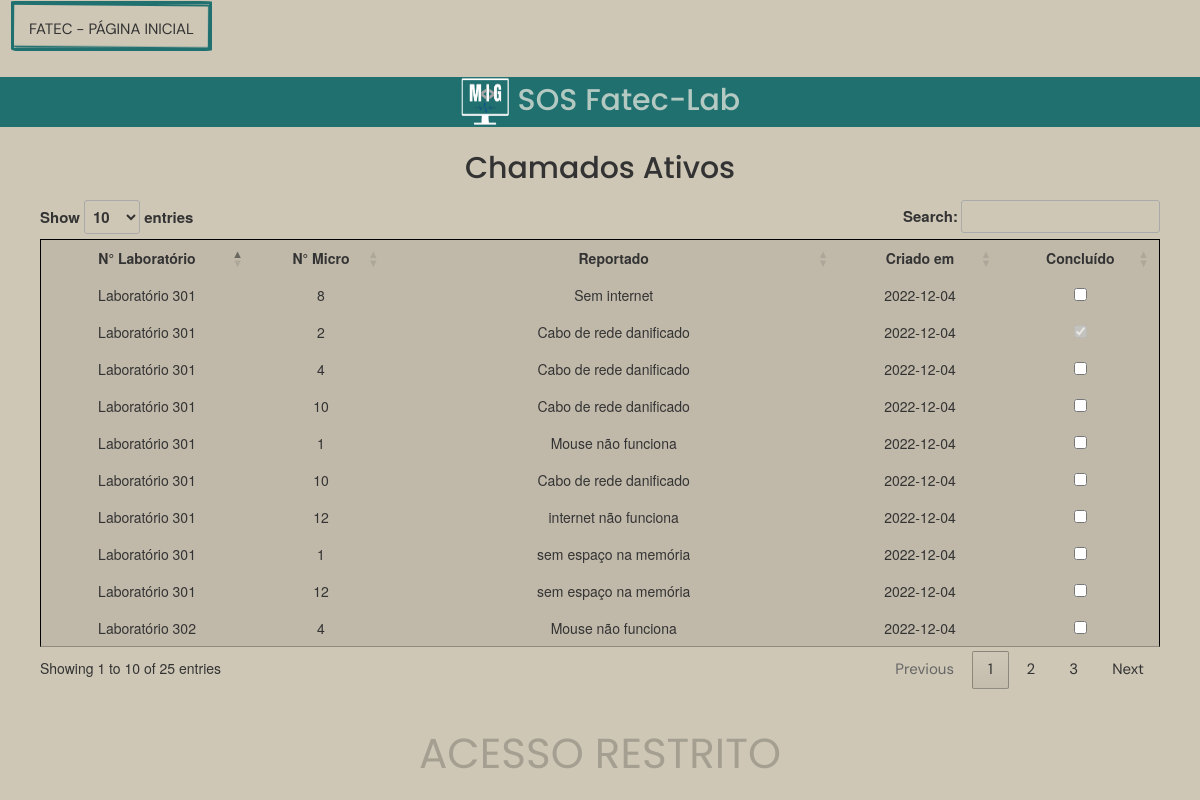
/all/, run on an earlier commit of the app's database.
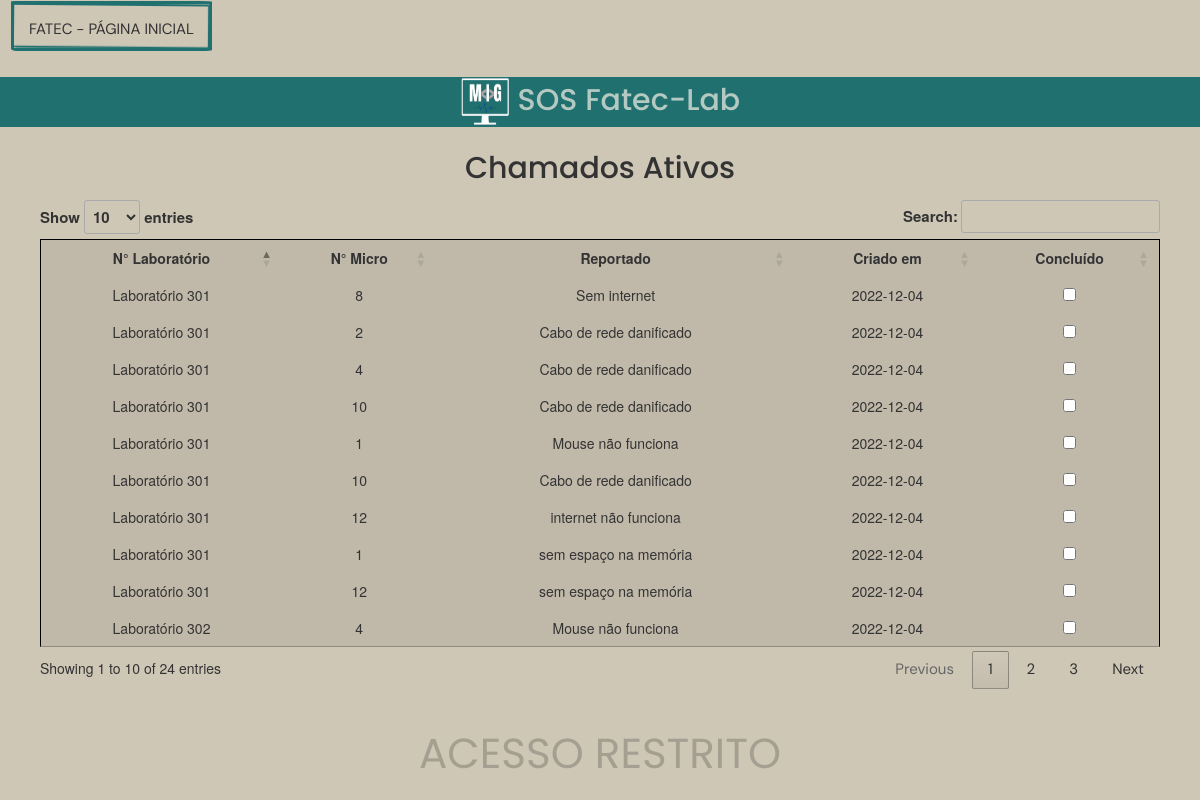
And on a later commit of the database.
### app.py (the view)
@app.route('/all/',methods=['GET','POST'])
def all():
  cur,conn = openDB()
  cur.execute("SELECT chamado_id,laboratorio,micro,problema,done,created_at FROM chamados")
  lab = cur.fetchall()
  if request.method == 'POST':
    status = request.form['lab_done']
    cur.execute('''UPDATE chamados SET done = True where chamado_id=(?);''',(status,))
    conn.commit()
    return redirect(url_for('all'))
  conn.close()
  return render_template('all.html',chamado=lab)

### app.py (called while the page is built)
def openDB():
  connection = sqlite3.connect('database.db')
  cur = connection.cursor()
  return cur,connection

### templates/all.html (shortened to what this page needs)
{% extends "style.html" %} {% block head %} {{ super() }}
<link
  rel="stylesheet"
  href="//cdn.datatables.net/1.13.1/css/jquery.dataTables.min.css"
/>
<div id="tabela">
  <div>
    <form  method="post" style="background-color: transparent;">
      <h1 style="text-align: center; margin-bottom: 15px">Chamados Ativos</h1>
      <table id="tabelas">
      <thead>
        <tr>
          <th>N° Laboratório</th>
          <th>N° Micro</th>
          <th>Reportado</th>
          <th>Criado em</th>
          <th>Concluído</th>
        </tr>
      </thead>
      <tbody>
      {% for i in range(0, (chamado|length) ,1) %}
      <tr>
        <td>{{ chamado[i][1]}}</td>
        <td>{{ chamado[i][2]}}</td>
        <td>{{ chamado[i][3]}}</td>
        <td>{{chamado[i][5]}}</td>
        {% if (chamado[i][4] == 1) %}
        <td data-order="1">
          <input
            type="checkbox"
            value="{{chamado[i][0]}}"
            name="lab_done"
            checked
            disabled
          />
        </td>
        {% else %}
        <td data-order="0">
          <input
            type="checkbox"
            value="{{chamado[i][0]}}"
            id="lab_done"
            onchange="status()"
            name="lab_done"
            onclick="return confirm('Tem certeza que deseja marcar esse chamado como concluído?')"
          />
        </td>
        {% endif %}
      </tr>
      {%endfor%}
    </tbody>
    </table>
  </div>
</div>
<div id="restricao">
  <p>ACESSO RESTRITO</p>
  {% endblock %}

What changed in the data, as far as the page shows it:
changed chamados (number 2 of 10 on the later page): done True → empty (drawn)
Also different on the page:
text written by a page script: "Show entries Search: Showing 1 to 10 of 25 entries Previous 1 2 3 Next" → "Show entries Search: Showing 1 to 10 of 24 entries Previous 1 2 3 Next"
